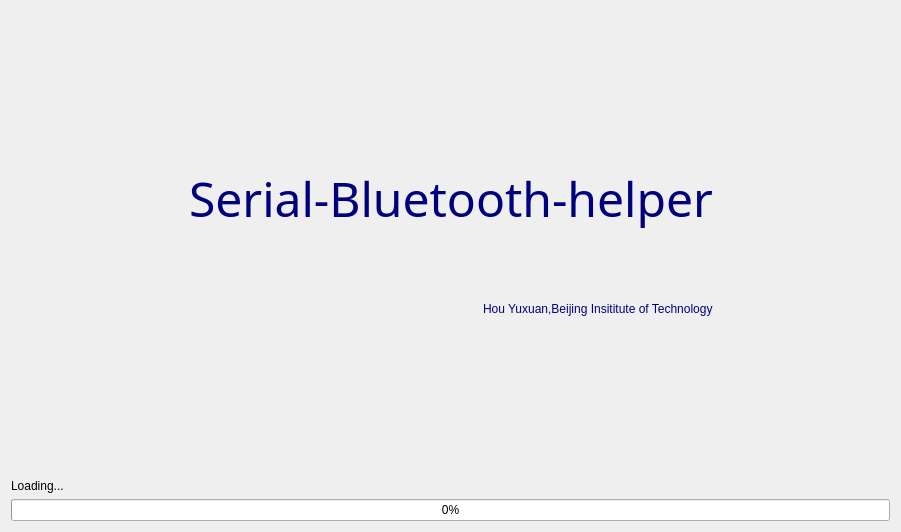
<?xml version="1.0" encoding="UTF-8"?>
<ui version="4.0">
 <class>WidgetLoading</class>
 <widget class="QWidget" name="WidgetLoading">
  <property name="geometry">
   <rect>
    <x>0</x>
    <y>0</y>
    <width>901</width>
    <height>532</height>
   </rect>
  </property>
  <property name="windowTitle">
   <string>Serial-Bluetooth-helper</string>
  </property>
  <property name="styleSheet">
   <string notr="true">QWidget#WidgetLoading{background-image: url(:/img/loading.jpg)};</string>
  </property>
  <layout class="QGridLayout" name="gridLayout_2">
   <item row="0" column="0" colspan="3">
    <spacer name="verticalSpacer_2">
     <property name="orientation">
      <enum>Qt::Vertical</enum>
     </property>
     <property name="sizeHint" stdset="0">
      <size>
       <width>876</width>
       <height>141</height>
      </size>
     </property>
    </spacer>
   </item>
   <item row="1" column="0">
    <spacer name="horizontalSpacer_2">
     <property name="orientation">
      <enum>Qt::Horizontal</enum>
     </property>
     <property name="sizeHint" stdset="0">
      <size>
       <width>156</width>
       <height>20</height>
      </size>
     </property>
    </spacer>
   </item>
   <item row="1" column="1">
    <layout class="QGridLayout" name="gridLayout">
     <item row="0" column="0" colspan="3">
      <widget class="QLabel" name="Title">
       <property name="sizePolicy">
        <sizepolicy hsizetype="Fixed" vsizetype="Preferred">
         <horstretch>0</horstretch>
         <verstretch>0</verstretch>
        </sizepolicy>
       </property>
       <property name="font">
        <font>
         <family>华文楷体</family>
         <pointsize>36</pointsize>
         <weight>50</weight>
         <italic>false</italic>
         <bold>false</bold>
        </font>
       </property>
       <property name="styleSheet">
        <string notr="true">QLabel#Title{
	font: 36pt &quot;华文楷体&quot;;
	
	color: rgb(0, 0, 127);
}</string>
       </property>
       <property name="text">
        <string>Serial-Bluetooth-helper</string>
       </property>
       <property name="alignment">
        <set>Qt::AlignCenter</set>
       </property>
      </widget>
     </item>
     <item row="2" column="2">
      <widget class="QLabel" name="Author">
       <property name="styleSheet">
        <string notr="true">QLabel#Author{
	font: 10pt &quot;宋体&quot;;	
	color: rgb(0, 0, 127);
}</string>
       </property>
       <property name="text">
        <string>Hou Yuxuan,Beijing Insititute of Technology</string>
       </property>
      </widget>
     </item>
     <item row="2" column="0" colspan="2">
      <spacer name="horizontalSpacer">
       <property name="orientation">
        <enum>Qt::Horizontal</enum>
       </property>
       <property name="sizeHint" stdset="0">
        <size>
         <width>40</width>
         <height>20</height>
        </size>
       </property>
      </spacer>
     </item>
     <item row="1" column="0" colspan="3">
      <spacer name="verticalSpacer">
       <property name="orientation">
        <enum>Qt::Vertical</enum>
       </property>
       <property name="sizeHint" stdset="0">
        <size>
         <width>20</width>
         <height>40</height>
        </size>
       </property>
      </spacer>
     </item>
    </layout>
   </item>
   <item row="1" column="2">
    <spacer name="horizontalSpacer_3">
     <property name="orientation">
      <enum>Qt::Horizontal</enum>
     </property>
     <property name="sizeHint" stdset="0">
      <size>
       <width>157</width>
       <height>20</height>
      </size>
     </property>
    </spacer>
   </item>
   <item row="2" column="0" colspan="3">
    <spacer name="verticalSpacer_3">
     <property name="orientation">
      <enum>Qt::Vertical</enum>
     </property>
     <property name="sizeHint" stdset="0">
      <size>
       <width>876</width>
       <height>140</height>
      </size>
     </property>
    </spacer>
   </item>
   <item row="3" column="0">
    <widget class="QLabel" name="label">
     <property name="text">
      <string>Loading...</string>
     </property>
    </widget>
   </item>
   <item row="4" column="0" colspan="3">
    <widget class="QProgressBar" name="progressBar">
     <property name="value">
      <number>0</number>
     </property>
     <property name="alignment">
      <set>Qt::AlignCenter</set>
     </property>
    </widget>
   </item>
  </layout>
 </widget>
 <resources/>
 <connections/>
</ui>
